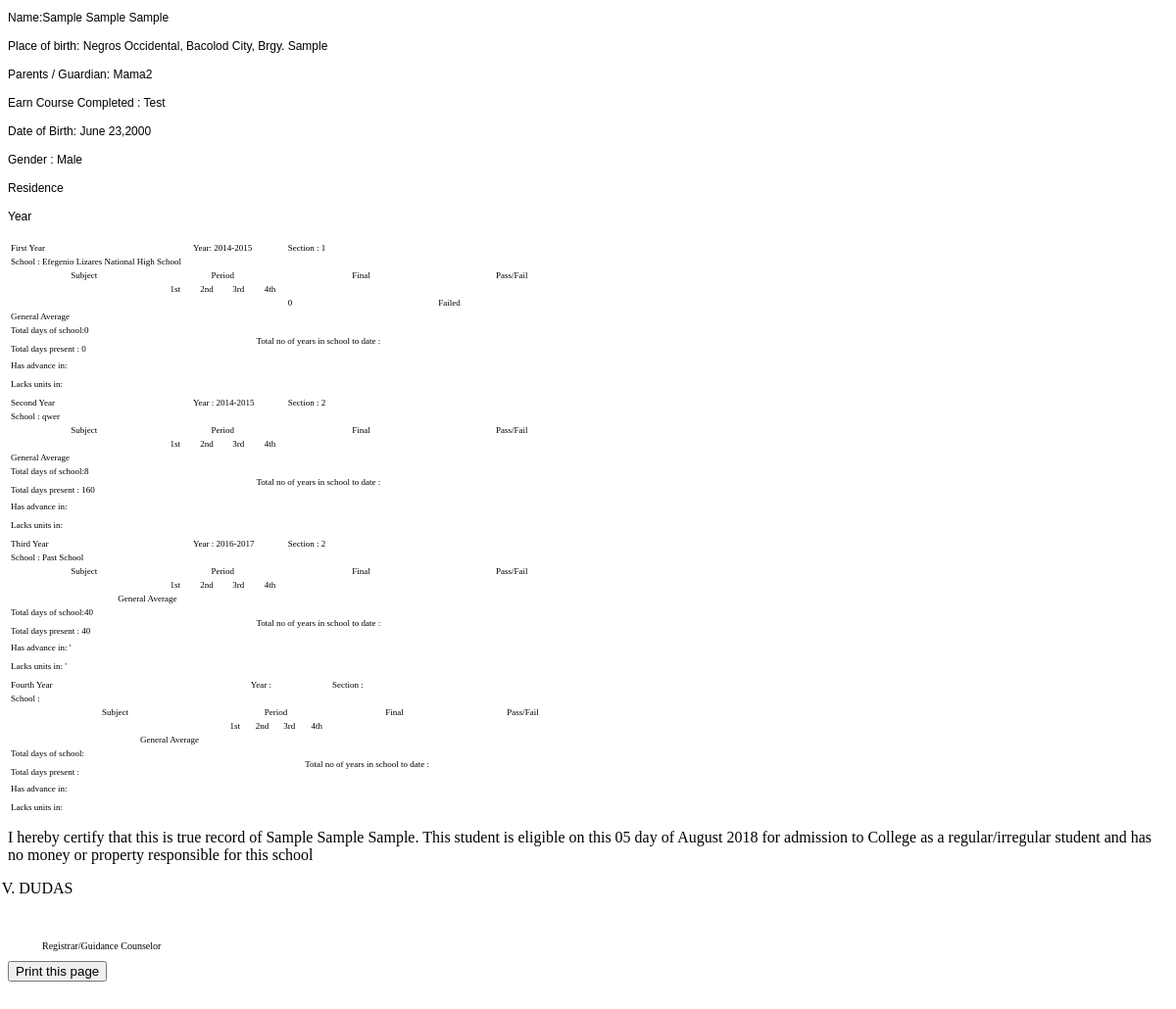
The page /pages/form_record.php?student_id=6 on the database as committed earlier.
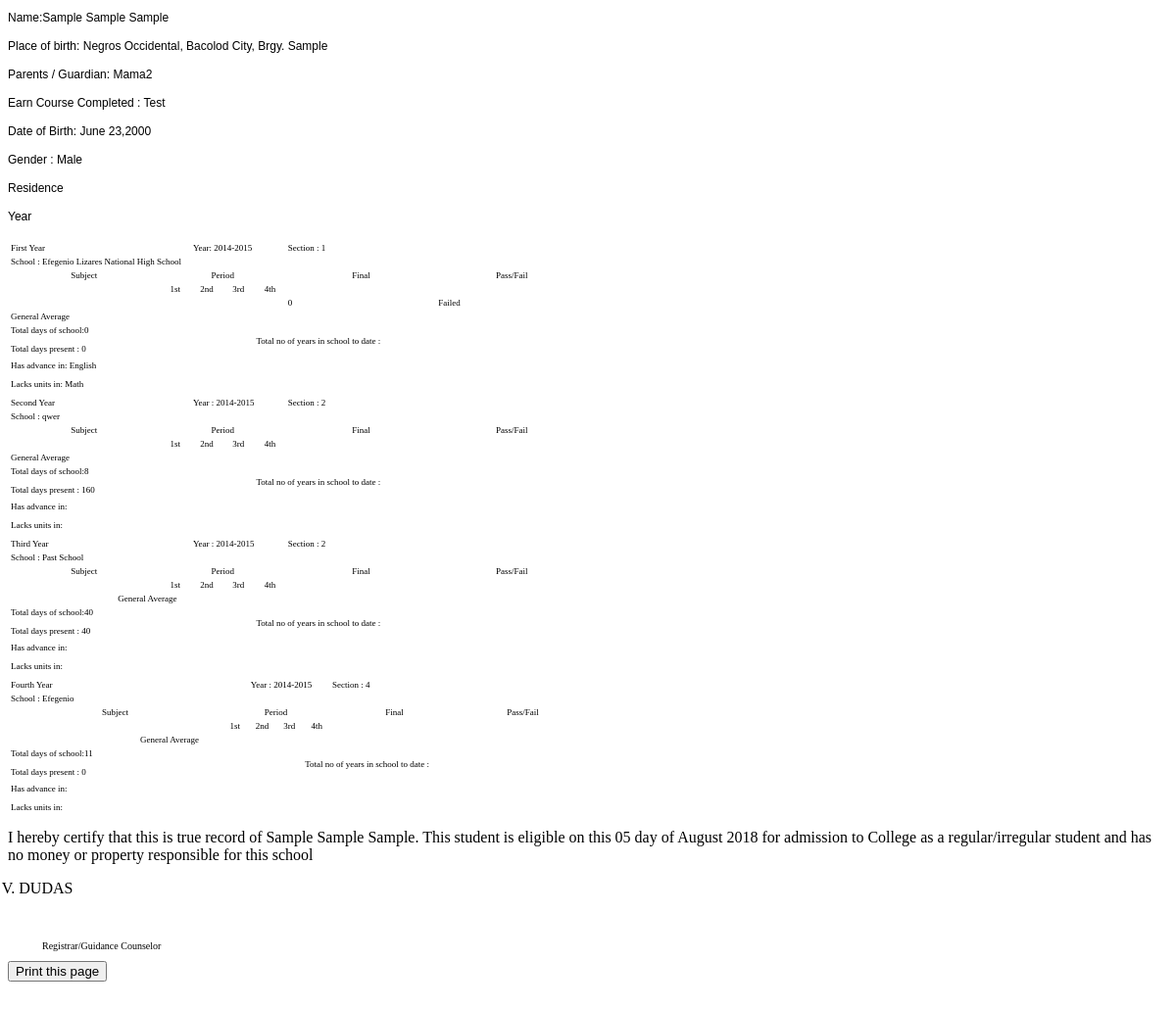
The same page on the database as committed later.
### tables this page shows
CREATE TABLE `student_profile` (
  `student_id` int(10) NOT NULL,
  `firstname` varchar(50) NOT NULL,
  `lastname` varchar(50) NOT NULL,
  `midname` varchar(50) NOT NULL,
  `gender` varchar(10) NOT NULL,
  `bday` date NOT NULL,
  `birthplace` varchar(200) NOT NULL,
  `lrn_no` varchar(20) NOT NULL,
  `address` varchar(100) NOT NULL,
  `status` int(5) NOT NULL,
  `pic` varchar(100) NOT NULL,
  `date_added` date NOT NULL,
  `contact` varchar(15) NOT NULL,
  `guardian` varchar(50) NOT NULL,
  `guardian_contact` varchar(12) NOT NULL,
  `guardian_occupation` varchar(50) NOT NULL,
  `course_completed` text NOT NULL,
  `e_school` varchar(200) NOT NULL,
  `e_sy` varchar(10) NOT NULL,
  `e_gen_ave` varchar(5) NOT NULL
);

CREATE TABLE `student_sy_status` (
  `sss_id` int(10) NOT NULL,
  `student_id` int(10) NOT NULL,
  `status` int(5) NOT NULL,
  `school` varchar(100) NOT NULL,
  `school_address` varchar(200) NOT NULL,
  `average` varchar(5) NOT NULL,
  `teacher_id` varchar(12) NOT NULL,
  `adviser` varchar(100) NOT NULL,
  `grade` int(2) NOT NULL,
  `section` varchar(20) NOT NULL,
  `total_days` int(3) NOT NULL,
  `total_present` int(3) NOT NULL,
  `sy_id` int(5) NOT NULL,
  `number_in_school` int(2) NOT NULL,
  `curriculum` text NOT NULL,
  `advance_unit` varchar(100) NOT NULL,
  `lack_unit` varchar(100) NOT NULL,
  `classified_as` varchar(10) NOT NULL,
  `sy_status` varchar(15) NOT NULL
);

CREATE TABLE `school_year` (
  `sy_id` int(10) NOT NULL,
  `sy` varchar(10) NOT NULL,
  `status` int(1) NOT NULL
);

### pages/form_record.php (the view, shortened to what this page needs)
<?php
$id=$_GET['student_id'];
?>
<?php
	include '../includes/db.php';
	$query=mysqli_query($conn,"select * from student_profile WHERE student_id ='$id'")or die(mysqli_error($conn));
	$row=mysqli_fetch_array($query);
?>
<div class = "col-lg-12">
	<div class = "container" style="position:relative;top:-80px;">
		<div class = "col-lg-6 col-md-6 col-xs-6 col-sm-6">
			<p class = "text-info">Name:<span style = "text-transform: capitalize;"><?=$row['firstname']. " " .$row['midname']. " ".$row['lastname'];?></span></p>
			<p class = "text-info">Place of birth: <span style = "text-transform: capitalize;"><?=$row['birthplace'];?></span></p>
			<p class = "text-info">Parents / Guardian: <span style = "text-transform: capitalize;"><?=$row['guardian']?></span></p>
			<p class = "text-info">Earn Course Completed : Test</p>
		</div>
		<div class = "col-lg-6 col-md-6 col-xs-6 col-sm-6">
			<p class = "text-info">Date of Birth: <?=date('F d,Y',strtotime($row['bday']))?> </p>
			<p class = "text-info">Gender : <?=$row['gender']?></p>
			<p class = "text-info">Residence</p>
			<p class = "text-info">Year</p>
		</div>
	</div>
<?php
include "../includes/db.php";
$stud = mysqli_query($conn,"SELECT * from student_sy_status  left join student_profile on student_sy_status.student_id = student_profile.student_id left join school_year on student_sy_status.sy_id = school_year.sy_id where  student_sy_status.student_id ='".$_GET['student_id']."' AND student_sy_status.grade = student_sy_status.grade GROUP BY student_sy_status.student_id ='".$_GET['student_id']."'  ");
while($t_row = mysqli_fetch_assoc($stud)){
if(mysqli_num_rows($stud) > 0 ){
 ?>
<div class = "col-lg-12" style ='position: relative;top: -65px;'>
		<div class = "col-lg-6 col-sm-6 col-xs-6 col-sm-6">
		<table id="grade" class="table table-bordered" style = "width:50% !important">
		<thead>
		<?php
			$que=mysqli_query($conn,"SELECT * FROM `student_profile` LEFT JOIN student_sy_status ON student_sy_status.student_id = student_profile.student_id LEFT JOIN student_attendance ON student_attendance.sss_id = student_sy_status.sss_id LEFT JOIN school_year ON school_year.sy_id = student_sy_status.sy_id WHERE student_sy_status.grade = '7'
				")or die(mysqli_error($conn));
			$rows=mysqli_fetch_array($que);
		?>
			<tr>
				<td style = 'border: none !important;' colspan = "2">First Year</td>
				<td style = 'border: none !important;' colspan = "3">Year: <?= $rows['sy'];?></td>
				<td style = 'border: none !important;' colspan = '2'>Section : <?= $rows['section']?></td>
			</tr>
			<tr>
				<td style = 'border: none !important;' colspan = "7">School : <?= $rows['school']?></td>
			</tr>
			<tr>
				<th style="width:15%;border-bottom: 0px solid black !important;font-size:9px;"><center>Subject</center></th>
				<th style="width:15%;font-size: 9px;" colspan="4"><center>Period</center></th>
				<th style="width:15%;border-bottom: 0px solid black !important"><center>Final</center></th>
				<th style="width:15%;border-bottom: 0px solid black !important"><center>Pass/Fail</center></th>
			</tr>
			<tr>
				<th style="border-top: 0px solid black !important"></th>
				<th style="width:3%"><center>1st</center></th>
				<th style="width:3%"><center>2nd</center></th>
				<th style="width:3%"><center>3rd</center></th>
				<th style="width:3%"><center>4th</center></th>
				<th style="border-top: 0px solid black !important"></th>
				<th style="border-top: 0px solid black !important"></th>
			</tr>
		</thead>
		<tbody>
			<?php
			$grade = mysqli_query($conn,"SELECT * FROM `student_sy_status` LEFT JOIN student_profile ON student_sy_status.student_id = student_profile.student_id LEFT JOIN student_grade ON student_grade.sss_id = student_sy_status.sss_id LEFT JOIN subject_list ON subject_list.subject_id = student_grade.subject_id WHERE grade = '7' AND student_profile.student_id= $id");
			while($g_row= mysqli_fetch_assoc($grade)){
			 ?>
			 <tr>
			 	<td class="text-left"  style = "font-size:7px"><?php echo ucwords($g_row['subject']) ?></td>
			 	<td class="text-center"><?php echo $g_row['1grading'] ?></td>
			 	<td class="text-center"><?php echo $g_row['2grading'] ?></td>
			 	<td class="text-center"><?php echo $g_row['3grading'] ?></td>
			 	<td class="text-center"><?php echo $g_row['4grading'] ?></td>
			 	<td class="text-center first-yr">
			 		<?php
			 		$a = $g_row['1grading'];
			 		$b= $g_row['2grading'];
			 		$c = $g_row['3grading'];
			 		$d = $g_row['4grading'];
			 		$sum = $a + $b + $c +$d ;
			 		$ave = $sum / 4;
			 		echo $ave;
			 	?>
			 	</td>
			 	<td class="text-center"><?php
			 		if($ave >= 75){
			 			echo "Passed";
			 		}
			 		else{
			 			echo "Failed";
			 		}
			 	 	?>
			 	 </td>
			 </tr>
			<?php } ?>
			<tr>
				<td colspan="5" class="text-right">General Average</td>
				<td class="text-center gen-average-first"></td>
				<th></th>
			</tr>
			<tr>
				<td colspan="4" style = 'border: none !important;'>
					<p style = 'margin-bottom:3px;'>Total days of school:<?=$rows['total_days']?></p>
					<p style = 'margin-bottom:3px;'>Total days present : <?=$rows['total_present']?></p>
				</td>
				<td colspan="3" style = 'border: none !important;'>
					Total no of years in school to date :
				</td>
			</tr>
			<tr>
				<td colspan="7" style = 'border: none !important;'>
					<p style = 'margin-bottom:3px;'>Has advance in: <?=$rows['advance_unit']?> </p>
					<p style = 'margin-bottom:3px;'>Lacks units in: <?=$rows['lack_unit']?></p>
				</td>
			</tr>
		</tbody>
		</table>
		</div>
		<div class = "col-lg-6 col-sm-6 col-xs-6 col-sm-6">
		<table id="grade" class="table table-bordered" style = "width:50% !important">
		<thead>
		<?php
			$que2=mysqli_query($conn,"SELECT * FROM `student_profile` LEFT JOIN student_sy_status ON student_sy_status.student_id = student_profile.student_id LEFT JOIN student_attendance ON student_attendance.sss_id = student_sy_status.sss_id LEFT JOIN school_year ON school_year.sy_id = student_sy_status.sy_id WHERE student_sy_status.grade = '8'
				")or die(mysqli_error($conn));
			$rows2=mysqli_fetch_array($que2);
		?>
			<tr>
				<td style = 'border: none !important;' colspan = "2">Second Year</td>
				<td style = 'border: none !important;' colspan = "3">Year :  <?= $rows2['sy'];?></td>
				<td style = 'border: none !important;' colspan = '2'>Section : <?= $rows2['section']?></td>
			</tr>
			<tr>
				<td style = 'border: none !important;' colspan = "7">School : <?= $rows2['school']?></td>
			</tr>
			<tr>
				<th style="width:15%;border-bottom: 0px solid black !important; font-size:9px;"><center>Subject</center></th>
				<th style="width:15%;font-size: 9px;" colspan="4"><center>Period</center></th>
				<th style="width:15%;border-bottom: 0px solid black !important"><center>Final</center></th>
				<th style="width:15%;border-bottom: 0px solid black !important"><center>Pass/Fail</center></th>
			</tr>
			<tr>
				<th style="border-top: 0px solid black !important"></th>
				<th style="width:3%"><center>1st</center></th>
				<th style="width:3%"><center>2nd</center></th>
				<th style="width:3%"><center>3rd</center></th>
				<th style="width:3%"><center>4th</center></th>
				<th style="border-top: 0px solid black !important"></th>
				<th style="border-top: 0px solid black !important"></th>
			</tr>
		</thead>
		<tbody>
			<tr>
				<td colspan="5" class="text-right">General Average</td>
				<td class="text-center gen-average-second"></td>
				<th></th>
			</tr>
			<tr>
				<td colspan="4" style = 'border: none !important;'>
					<p style = 'margin-bottom:3px;'>Total days of school:<?=$rows2['total_days']?></p>
					<p style = 'margin-bottom:3px;'>Total days present : <?=$rows2['total_present']?></p>
				</td>
				<td colspan="3" style = 'border: none !important;'>
					Total no of years in school to date :
				</td>
			</tr>
			<tr>
				<td colspan="7" style = 'border: none !important;'>
					<p style = 'margin-bottom:3px;'>Has advance in: <?=$rows2['advance_unit']?> </p>
					<p style = 'margin-bottom:3px;'>Lacks units in: <?=$rows2['lack_unit']?></p>
				</td>
			</tr>
		</tbody>
		</table>
		</div>
		<div class = "col-lg-6 col-sm-6 col-xs-6 col-sm-6">
		<table id="grade" class="table table-bordered" style = "width:50% !important">
		<thead>
		<?php
			$que3=mysqli_query($conn,"SELECT * FROM `student_profile` LEFT JOIN student_sy_status ON student_sy_status.student_id = student_profile.student_id LEFT JOIN student_attendance ON student_attendance.sss_id = student_sy_status.sss_id LEFT JOIN school_year ON school_year.sy_id = student_sy_status.sy_id WHERE student_sy_status.grade = '9'
				")or die(mysqli_error($conn));
			$rows3=mysqli_fetch_array($que3);
		?>
			<tr>
				<td style = 'border: none !important;' colspan = "2">Third Year</td>
				<td style = 'border: none !important;' colspan = "3">Year :  <?= $rows3['sy'];?></td>
				<td style = 'border: none !important;' colspan = '2'>Section : <?= $rows3['section']?></td>
			</tr>
			<tr>
				<td style = 'border: none !important;' colspan = "7">School : <?= $rows3['school']?></td>
			</tr>
			<tr>
				<th style="width:15%;border-bottom: 0px solid black !important; font-size:9px;"><center>Subject</center></th>
				<th style="width:15%;font-size: 9px;" colspan="4"><center>Period</center></th>
				<th style="width:15%;border-bottom: 0px solid black !important"><center>Final</center></th>
				<th style="width:15%;border-bottom: 0px solid black !important"><center>Pass/Fail</center></th>
			</tr>
			<tr>
				<th style="border-top: 0px solid black !important"></th>
				<th style="width:3%"><center>1st</center></th>
				<th style="width:3%"><center>2nd</center></th>
				<th style="width:3%"><center>3rd</center></th>
				<th style="width:3%"><center>4th</center></th>
				<th style="border-top: 0px solid black !important"></th>
				<th style="border-top: 0px solid black !important"></th>
			</tr>
		</thead>
		<tbody>
			<tr>
				<th colspan="5" class="text-right">General Average</th>
				<th class="text-center gen-average-third"></th>
				<th></th>
			</tr>
			<tr>
				<td colspan="4" style = 'border: none !important;'>
					<p style = 'margin-bottom:3px;'>Total days of school:<?=$rows3['total_days']?></p>
					<p style = 'margin-bottom:3px;'>Total days present : <?=$rows3['total_present']?></p>
				</td>
				<td colspan="3" style = 'border: none !important;'>
					Total no of years in school to date :
				</td>
			</tr>
			<tr>
				<td colspan="7" style = 'border: none !important;'>
					<p style = 'margin-bottom:3px;'>Has advance in: <?=$rows3['advance_unit']?> </p>
					<p style = 'margin-bottom:3px;'>Lacks units in: <?=$rows3['lack_unit']?></p>
				</td>
			</tr>
		</tbody>
		</table>
		</div>
		<div class = "col-lg-6 col-sm-6 col-xs-6 col-sm-6">
		<table id="grade" class="table table-bordered" style = "width:50% !important">
		<thead>
		<?php
			$que4=mysqli_query($conn,"SELECT * FROM `student_profile` LEFT JOIN student_sy_status ON student_sy_status.student_id = student_profile.student_id LEFT JOIN student_attendance ON student_attendance.sss_id = student_sy_status.sss_id LEFT JOIN school_year ON school_year.sy_id = student_sy_status.sy_id WHERE student_sy_status.grade = '10'
				")or die(mysqli_error($conn));
			$rows4=mysqli_fetch_array($que4);
		?>
			<tr>
				<td style = 'border: none !important;' colspan = "2">Fourth Year</td>
				<td style = 'border: none !important;' colspan = "3">Year :  <?= $rows4['sy'];?></td>
				<td style = 'border: none !important;' colspan = '2'>Section : <?= $rows4['section']?></td>
			</tr>
			<tr>
				<td style = 'border: none !important;' colspan = "7">School : <?= $rows4['school']?></td>
			</tr>
			<tr>
				<th style="width:25%;border-bottom: 0px solid black !important"><center>Subject</center></th>
				<th style="width:15%;font-size: 9px;" colspan="4"><center>Period</center></th>
				<th style="width:15%;border-bottom: 0px solid black !important"><center>Final</center></th>
				<th style="width:15%;border-bottom: 0px solid black !important"><center>Pass/Fail</center></th>
			</tr>
			<tr>
				<th style="border-top: 0px solid black !important"></th>
				<th style="width:3%"><center>1st</center></th>
				<th style="width:3%"><center>2nd</center></th>
				<th style="width:3%"><center>3rd</center></th>
				<th style="width:3%"><center>4th</center></th>
				<th style="border-top: 0px solid black !important"></th>
				<th style="border-top: 0px solid black !important"></th>
			</tr>
		</thead>
		<tbody>
			<tr>
				<th colspan="5" class="text-right">General Average</th>
				<th class="text-center gen-average-fourth"></th>
				<th></th>
			</tr>
			<tr>
				<td colspan="4" style = 'border: none !important;'>
					<p style = 'margin-bottom:3px;'>Total days of school:<?=$rows4['total_days']?></p>
					<p style = 'margin-bottom:3px;'>Total days present : <?=$rows4['total_present']?></p>
				</td>
				<td colspan="3" style = 'border: none !important;'>
					Total no of years in school to date :
				</td>
			</tr>
			<tr>
				<td colspan="7" style = 'border: none !important;'>
					<p style = 'margin-bottom:3px;'>Has advance in: <?=$rows4['advance_unit']?> </p>
					<p style = 'margin-bottom:3px;'>Lacks units in: <?=$rows4['lack_unit']?></p>
				</td>
			</tr>
		</tbody>
		</table>
		</div>
		</div>
	</div>
<div class = "container hereby" style="position: relative;top:-70px;">
<div class = "col-lg-12">
<p style = "width:100%;">I hereby certify that this is true record of <span style="text-transform:capitalize;"><?=$row['firstname']. " " .$row['midname']. " ".$row['lastname'];?></span>. This student is eligible on this <?= date('d');?> day of <?= date('F');?> <?= date('Y');?> for admission to College as a regular/irregular student and has no money or property responsible for this school
</p>
<p class ='pull-right' style="position:relative;right:125px !important;">VIVIAN GRACE V. DUDAS</p><br/>
<p class="pull-right" style="position:relative;right: -35px !important;font-size: 10px;">Registrar/Guidance Counselor</p>
<?php }else{ echo '<h4>No data found.</h4>';} } ?>
</div>
<button class = "btn btn-primary print" onclick="myFunction()">Print this page</button>
</div>

### pages/form_record.php (style rules this page uses)
.text-info { font-size: 12px; font-family: Arial; margin-bottom: 0; line-height: 17px; }
table th,table td { font-size:9px !important; font-weight: normal !important; }
td.text-left { font-size: 8px !important; padding: 2px !important; }

Rows that differ between the two databases and show on the page:
changed through a linked row, student_sy_status "Sample": sy.sy "2016-2017" → "2014-2015"; sy.sy (not shown) → "2014-2015"; student_sy_status.section (not shown) → "4"; student_sy_status.school (not shown) → "Efegenio"; student_sy_status.total_days (not shown) → "11"; student_sy_status.total_present (not shown) → "0"; student_sy_status.advance_unit "'" → "English"; student_sy_status.lack_unit "'" → "Math"
